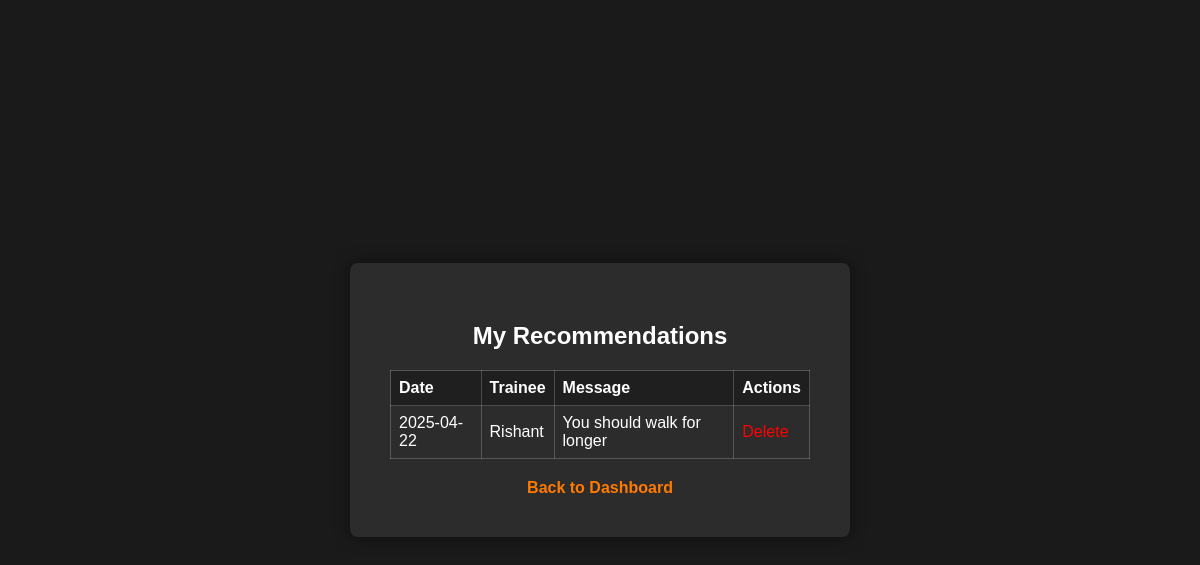
Screenshot of /trainers/recommendations/ (signed in) with the database file from the repository.
### trainers/models.py (models this page shows, shortened)
class Recommendation(models.Model):
    trainer = models.ForeignKey(Trainer, on_delete=models.CASCADE)
    trainee = models.ForeignKey('trainees.Trainee', on_delete=models.CASCADE)
    message = models.TextField()
    created_at = models.DateTimeField(auto_now_add=True)
    class Meta:
        ordering = ['-created_at']

### trainees/models.py (models this page shows, shortened)
class Trainee(models.Model):
    user = models.OneToOneField(CustomUser, on_delete=models.CASCADE, null=True, related_name='trainee_profile')
    trainer = models.ForeignKey(
        CustomUser,
        null=True,
        blank=True,
        on_delete=models.SET_NULL,
        limit_choices_to={'role': 'trainer'},
        related_name='assigned_trainees'
    )

### users/models.py (models this page shows)
class CustomUser(AbstractUser):
    role = models.CharField(max_length=100, choices=(('trainer', 'Trainer'), ('trainee', 'Trainee'), ('admin', 'Admin')))

### trainers/views.py (the view)
# urls.py: path('recommendations/', views.view_recommendations, name='view_recommendations'),
@login_required
def view_recommendations(request):
    trainer = get_object_or_404(Trainer, user=request.user)
    recommendations = Recommendation.objects.filter(trainer=trainer).order_by('-created_at')
    return render(request, 'trainers/view_recommendations.html', {'recommendations': recommendations})

### gymmanagement/templates/trainers/view_recommendations.html (shortened to what this page needs)
{% extends 'users/base.html' %}
{% block content %}
<div class="login-box">
    <h2>My Recommendations</h2>
    {% if recommendations %}
        <table style="width:100%; text-align:left; margin-bottom:20px;">
            <thead>
                <tr>
                    <th>Date</th>
                    <th>Trainee</th>
                    <th>Message</th>
                    <th>Actions</th>
                </tr>
            </thead>
            <tbody>
                {% for recommendation in recommendations %}
                <tr>
                    <td>{{ recommendation.created_at|date:"Y-m-d" }}</td>
                    <td>{{ recommendation.trainee.user.username }}</td>
                    <td>{{ recommendation.message|truncatechars:50 }}</td>
                    <td>
                        <a href="{% url 'delete_recommendation' recommendation.id %}" class="delete-link">Delete</a>
                    </td>
                </tr>
                {% endfor %}
            </tbody>
        </table>
    {% else %}
        <p>No recommendations found.</p>
    {% endif %}
    <div class="signup-section">
        <a href="{% url 'trainer_dashboard' %}" class="signup-link">Back to Dashboard</a>
    </div>
</div>
{% endblock %}

### gymmanagement/templates/users/base.html (style rules this page uses)
:root { --primary-orange: #ff7b00; --muted-orange: #e06000; --dark-orange: #c05000; --black: #1a1a1a; --dark-gray: #2c2c2c; --light-gray: #f5f5f5; --white: #ffffff; --error-red: #ff4c4c; }
body { font-family: Arial, sans-serif; background: var(--black); color: var(--white); display: flex; justify-content: center; align-items: center; min-height: 100vh; margin: 0; }
.login-box, .signup-box { background-color: var(--dark-gray); padding: 40px; border-radius: 8px; box-shadow: 0 0 15px rgba(0, 0, 0, 0.5); width: 100%; max-width: 420px; }
h2 { margin-bottom: 20px; text-align: center; color: var(--white); }
.signup-section { text-align: center; margin-top: 20px; }
.signup-link { color: var(--primary-orange); text-decoration: none; font-weight: bold; transition: color 0.3s ease; }
.delete-link { color: #ff0000; text-decoration: none; }
table { border-collapse: collapse; width: 100%; }
table, th, td { border: 1px solid rgba(255, 255, 255, 0.2); }
th, td { padding: 8px; text-align: left; }
th { background-color: rgba(0, 0, 0, 0.3); }

### rows the page displays
Recommendation: created_at "2025-04-22", trainee.user.username "Rishant", message "You should walk for longer"
